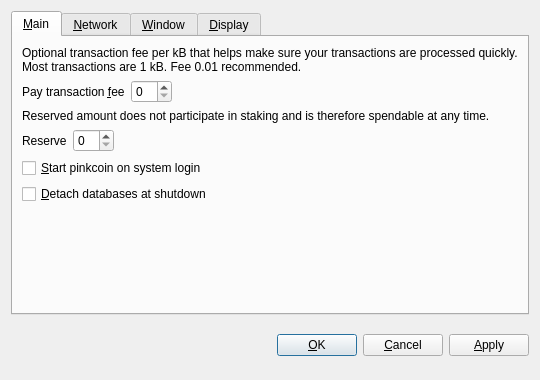
<?xml version="1.0" encoding="UTF-8"?>
<ui version="4.0">
 <class>OptionsDialog</class>
 <widget class="QDialog" name="OptionsDialog">
  <property name="geometry">
   <rect>
    <x>0</x>
    <y>0</y>
    <width>540</width>
    <height>380</height>
   </rect>
  </property>
  <property name="windowTitle">
   <string>Options</string>
  </property>
  <property name="modal">
   <bool>true</bool>
  </property>
  <layout class="QVBoxLayout" name="verticalLayout">
   <item>
    <widget class="QTabWidget" name="tabWidget">
     <property name="tabPosition">
      <enum>QTabWidget::North</enum>
     </property>
     <property name="currentIndex">
      <number>0</number>
     </property>
     <widget class="QWidget" name="tabMain">
      <attribute name="title">
       <string>&amp;Main</string>
      </attribute>
      <layout class="QVBoxLayout" name="verticalLayout_Main">
       <item>
        <widget class="QLabel" name="transactionFeeInfoLabel">
         <property name="text">
          <string>Optional transaction fee per kB that helps make sure your transactions are processed quickly. Most transactions are 1 kB. Fee 0.01 recommended.</string>
         </property>
         <property name="textFormat">
          <enum>Qt::PlainText</enum>
         </property>
         <property name="wordWrap">
          <bool>true</bool>
         </property>
        </widget>
       </item>
       <item>
        <layout class="QHBoxLayout" name="horizontalLayoutFee">
         <item>
          <widget class="QLabel" name="transactionFeeLabel">
           <property name="text">
            <string>Pay transaction &amp;fee</string>
           </property>
           <property name="textFormat">
            <enum>Qt::PlainText</enum>
           </property>
           <property name="buddy">
            <cstring>transactionFee</cstring>
           </property>
          </widget>
         </item>
         <item>
          <widget class="BitcoinAmountField" name="transactionFee"/>
         </item>
         <item>
          <spacer name="horizontalSpacerFee">
           <property name="orientation">
            <enum>Qt::Horizontal</enum>
           </property>
           <property name="sizeHint" stdset="0">
            <size>
             <width>40</width>
             <height>20</height>
            </size>
           </property>
          </spacer>
         </item>
        </layout>
       </item>
       <item>
        <widget class="QLabel" name="reserveBalanceInfoLabel">
         <property name="text">
          <string>Reserved amount does not participate in staking and is therefore spendable at any time.</string>
         </property>
         <property name="textFormat">
          <enum>Qt::PlainText</enum>
         </property>
         <property name="wordWrap">
          <bool>true</bool>
         </property>
        </widget>
       </item>
       <item>
        <layout class="QHBoxLayout" name="horizontalLayoutReserveBalance">
         <item>
          <widget class="QLabel" name="reserveBalanceLabel">
           <property name="text">
            <string>Reserve</string>
           </property>
           <property name="textFormat">
            <enum>Qt::PlainText</enum>
           </property>
           <property name="buddy">
            <cstring>reserveBalance</cstring>
           </property>
          </widget>
         </item>
         <item>
          <widget class="BitcoinAmountField" name="reserveBalance"/>
         </item>
         <item>
          <spacer name="horizontalSpacerReserveBalance">
           <property name="orientation">
            <enum>Qt::Horizontal</enum>
           </property>
           <property name="sizeHint" stdset="0">
            <size>
             <width>40</width>
             <height>20</height>
            </size>
           </property>
          </spacer>
         </item>
        </layout>
       </item>
       <item>
        <widget class="QCheckBox" name="bitcoinAtStartup">
         <property name="toolTip">
          <string>Automatically start pinkcoin after logging in to the system.</string>
         </property>
         <property name="text">
          <string>&amp;Start pinkcoin on system login</string>
         </property>
        </widget>
       </item>
       <item>
        <widget class="QCheckBox" name="detachDatabases">
         <property name="toolTip">
          <string>Detach block and address databases at shutdown. This means they can be moved to another data directory, but it slows down shutdown. The wallet is always detached.</string>
         </property>
         <property name="text">
          <string>&amp;Detach databases at shutdown</string>
         </property>
        </widget>
       </item>
       <item>
        <spacer name="verticalSpacer_Main">
         <property name="orientation">
          <enum>Qt::Vertical</enum>
         </property>
         <property name="sizeHint" stdset="0">
          <size>
           <width>20</width>
           <height>40</height>
          </size>
         </property>
        </spacer>
       </item>
      </layout>
     </widget>
     <widget class="QWidget" name="tabNetwork">
      <attribute name="title">
       <string>&amp;Network</string>
      </attribute>
      <layout class="QVBoxLayout" name="verticalLayout_Network">
       <item>
        <widget class="QCheckBox" name="mapPortUpnp">
         <property name="toolTip">
          <string>Automatically open the pinkcoin client port on the router. This only works when your router supports UPnP and it is enabled.</string>
         </property>
         <property name="text">
          <string>Map port using &amp;UPnP</string>
         </property>
        </widget>
       </item>
       <item>
        <widget class="QCheckBox" name="connectSocks">
         <property name="toolTip">
          <string>Connect to the pinkcoin network through a SOCKS proxy (e.g. when connecting through Tor).</string>
         </property>
         <property name="text">
          <string>&amp;Connect through SOCKS proxy:</string>
         </property>
        </widget>
       </item>
       <item>
        <layout class="QHBoxLayout" name="horizontalLayout_Network">
         <item>
          <widget class="QLabel" name="proxyIpLabel">
           <property name="text">
            <string>Proxy &amp;IP:</string>
           </property>
           <property name="textFormat">
            <enum>Qt::PlainText</enum>
           </property>
           <property name="buddy">
            <cstring>proxyIp</cstring>
           </property>
          </widget>
         </item>
         <item>
          <widget class="QValidatedLineEdit" name="proxyIp">
           <property name="maximumSize">
            <size>
             <width>140</width>
             <height>16777215</height>
            </size>
           </property>
           <property name="toolTip">
            <string>IP address of the proxy (e.g. 127.0.0.1)</string>
           </property>
          </widget>
         </item>
         <item>
          <widget class="QLabel" name="proxyPortLabel">
           <property name="text">
            <string>&amp;Port:</string>
           </property>
           <property name="textFormat">
            <enum>Qt::PlainText</enum>
           </property>
           <property name="buddy">
            <cstring>proxyPort</cstring>
           </property>
          </widget>
         </item>
         <item>
          <widget class="QLineEdit" name="proxyPort">
           <property name="maximumSize">
            <size>
             <width>55</width>
             <height>16777215</height>
            </size>
           </property>
           <property name="toolTip">
            <string>Port of the proxy (e.g. 9050)</string>
           </property>
          </widget>
         </item>
         <item>
          <widget class="QLabel" name="socksVersionLabel">
           <property name="text">
            <string>SOCKS &amp;Version:</string>
           </property>
           <property name="textFormat">
            <enum>Qt::PlainText</enum>
           </property>
           <property name="buddy">
            <cstring>socksVersion</cstring>
           </property>
          </widget>
         </item>
         <item>
          <widget class="QValueComboBox" name="socksVersion">
           <property name="toolTip">
            <string>SOCKS version of the proxy (e.g. 5)</string>
           </property>
          </widget>
         </item>
         <item>
          <spacer name="horizontalSpacer_Network">
           <property name="orientation">
            <enum>Qt::Horizontal</enum>
           </property>
           <property name="sizeHint" stdset="0">
            <size>
             <width>40</width>
             <height>20</height>
            </size>
           </property>
          </spacer>
         </item>
        </layout>
       </item>
       <item>
        <spacer name="verticalSpacer_Network">
         <property name="orientation">
          <enum>Qt::Vertical</enum>
         </property>
         <property name="sizeHint" stdset="0">
          <size>
           <width>20</width>
           <height>40</height>
          </size>
         </property>
        </spacer>
       </item>
      </layout>
     </widget>
     <widget class="QWidget" name="tabWindow">
      <attribute name="title">
       <string>&amp;Window</string>
      </attribute>
      <layout class="QVBoxLayout" name="verticalLayout_Window">
       <item>
        <widget class="QCheckBox" name="minimizeToTray">
         <property name="toolTip">
          <string>Show only a tray icon after minimizing the window.</string>
         </property>
         <property name="text">
          <string>&amp;Minimize to the tray instead of the taskbar</string>
         </property>
        </widget>
       </item>
       <item>
        <widget class="QCheckBox" name="minimizeOnClose">
         <property name="toolTip">
          <string>Minimize instead of exit the application when the window is closed. When this option is enabled, the application will be closed only after selecting Quit in the menu.</string>
         </property>
         <property name="text">
          <string>M&amp;inimize on close</string>
         </property>
        </widget>
       </item>
       <item>
        <spacer name="verticalSpacer_Window">
         <property name="orientation">
          <enum>Qt::Vertical</enum>
         </property>
         <property name="sizeHint" stdset="0">
          <size>
           <width>20</width>
           <height>40</height>
          </size>
         </property>
        </spacer>
       </item>
      </layout>
     </widget>
     <widget class="QWidget" name="tabDisplay">
      <attribute name="title">
       <string>&amp;Display</string>
      </attribute>
      <layout class="QVBoxLayout" name="verticalLayout_Display">
       <item>
        <layout class="QHBoxLayout" name="horizontalLayout_1_Display">
         <item>
          <widget class="QLabel" name="langLabel">
           <property name="text">
            <string>User Interface &amp;language:</string>
           </property>
           <property name="textFormat">
            <enum>Qt::PlainText</enum>
           </property>
           <property name="buddy">
            <cstring>lang</cstring>
           </property>
          </widget>
         </item>
         <item>
          <widget class="QValueComboBox" name="lang">
           <property name="toolTip">
            <string>The user interface language can be set here. This setting will take effect after restarting pinkcoin.</string>
           </property>
          </widget>
         </item>
        </layout>
       </item>
       <item>
        <layout class="QHBoxLayout" name="horizontalLayout_2_Display">
         <item>
          <widget class="QLabel" name="unitLabel">
           <property name="text">
            <string>&amp;Unit to show amounts in:</string>
           </property>
           <property name="textFormat">
            <enum>Qt::PlainText</enum>
           </property>
           <property name="buddy">
            <cstring>unit</cstring>
           </property>
          </widget>
         </item>
         <item>
          <widget class="QValueComboBox" name="unit">
           <property name="toolTip">
            <string>Choose the default subdivision unit to show in the interface and when sending coins.</string>
           </property>
          </widget>
         </item>
        </layout>
       </item>
       <item>
        <widget class="QCheckBox" name="displayAddresses">
         <property name="toolTip">
          <string>Whether to show pinkcoin addresses in the transaction list or not.</string>
         </property>
         <property name="text">
          <string>&amp;Display addresses in transaction list</string>
         </property>
        </widget>
       </item>
       <item>
        <widget class="QCheckBox" name="coinControlFeatures">
         <property name="toolTip">
          <string>Whether to show coin control features or not.</string>
         </property>
         <property name="text">
          <string>Display coin &amp;control features (experts only!)</string>
         </property>
        </widget>
       </item>
       <item>
        <spacer name="verticalSpacer_Display">
         <property name="orientation">
          <enum>Qt::Vertical</enum>
         </property>
         <property name="sizeHint" stdset="0">
          <size>
           <width>20</width>
           <height>40</height>
          </size>
         </property>
        </spacer>
       </item>
      </layout>
     </widget>
    </widget>
   </item>
   <item>
    <layout class="QHBoxLayout" name="horizontalLayout_Buttons">
     <item>
      <spacer name="horizontalSpacer_1">
       <property name="orientation">
        <enum>Qt::Horizontal</enum>
       </property>
       <property name="sizeHint" stdset="0">
        <size>
         <width>40</width>
         <height>48</height>
        </size>
       </property>
      </spacer>
     </item>
     <item>
      <widget class="QLabel" name="statusLabel">
       <property name="font">
        <font>
         <weight>75</weight>
         <bold>true</bold>
        </font>
       </property>
       <property name="text">
        <string/>
       </property>
       <property name="textFormat">
        <enum>Qt::PlainText</enum>
       </property>
       <property name="wordWrap">
        <bool>true</bool>
       </property>
      </widget>
     </item>
     <item>
      <spacer name="horizontalSpacer_2">
       <property name="orientation">
        <enum>Qt::Horizontal</enum>
       </property>
       <property name="sizeHint" stdset="0">
        <size>
         <width>40</width>
         <height>48</height>
        </size>
       </property>
      </spacer>
     </item>
     <item>
      <widget class="QPushButton" name="okButton">
       <property name="text">
        <string>&amp;OK</string>
       </property>
      </widget>
     </item>
     <item>
      <widget class="QPushButton" name="cancelButton">
       <property name="text">
        <string>&amp;Cancel</string>
       </property>
       <property name="autoDefault">
        <bool>false</bool>
       </property>
      </widget>
     </item>
     <item>
      <widget class="QPushButton" name="applyButton">
       <property name="text">
        <string>&amp;Apply</string>
       </property>
       <property name="autoDefault">
        <bool>false</bool>
       </property>
      </widget>
     </item>
    </layout>
   </item>
  </layout>
 </widget>
 <customwidgets>
  <customwidget>
   <class>BitcoinAmountField</class>
   <extends>QSpinBox</extends>
   <header>bitcoinamountfield.h</header>
  </customwidget>
  <customwidget>
   <class>QValueComboBox</class>
   <extends>QComboBox</extends>
   <header>qvaluecombobox.h</header>
  </customwidget>
  <customwidget>
   <class>QValidatedLineEdit</class>
   <extends>QLineEdit</extends>
   <header>qvalidatedlineedit.h</header>
  </customwidget>
 </customwidgets>
 <resources/>
 <connections/>
</ui>
